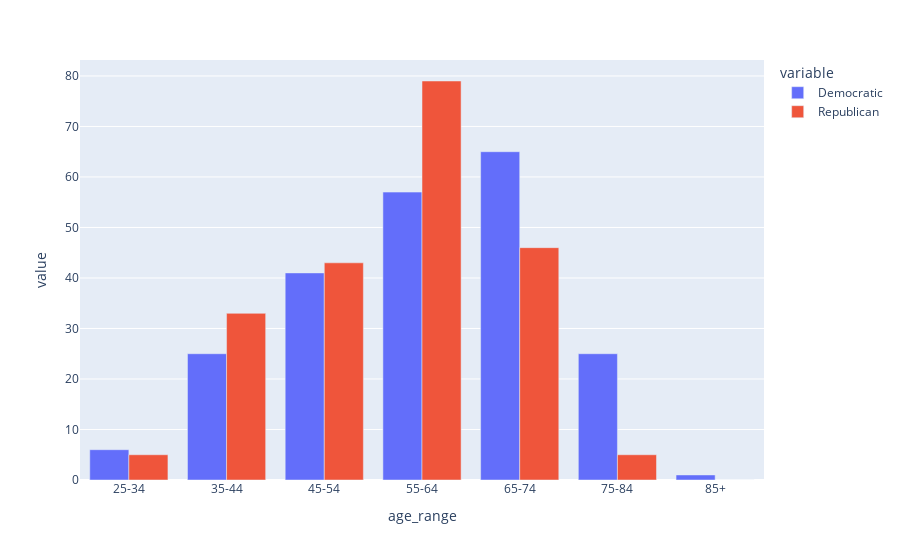

This figure's notebook cell:
### Code cell
#Testing for app
data2 = df.groupby(['age_range', 'party'])['name'].count()
data2 = data2.unstack(level=-1)
data2.reset_index(level=0, inplace=True)
fig2 = px.bar(data2, x='age_range', y=['Democratic','Republican'],
              barmode='group')
fig2

### Figure 1 — Plotly figure (JSON) as saved in the notebook; plotly's stock layout.template omitted (floating-point values rounded to 4 significant figures)
{"data": [{"alignmentgroup": "True", "hovertemplate": "variable=Democratic<br>age_range=%{x}<br>value=%{y}<extra></extra>", "legendgroup": "Democratic", "marker": {"color": "#636efa", "pattern": {"shape": ""}}, "name": "Democratic", "offsetgroup": "Democratic", "orientation": "v", "showlegend": true, "textposition": "auto", "type": "bar", "x": ["25-34", "35-44", "45-54", "55-64", "65-74", "75-84", "85+"], "xaxis": "x", "y": [6, 25, 41, 57, 65, 25, 1], "yaxis": "y"}, {"alignmentgroup": "True", "hovertemplate": "variable=Republican<br>age_range=%{x}<br>value=%{y}<extra></extra>", "legendgroup": "Republican", "marker": {"color": "#EF553B", "pattern": {"shape": ""}}, "name": "Republican", "offsetgroup": "Republican", "orientation": "v", "showlegend": true, "textposition": "auto", "type": "bar", "x": ["25-34", "35-44", "45-54", "55-64", "65-74", "75-84", "85+"], "xaxis": "x", "y": [5, 33, 43, 79, 46, 5, 0], "yaxis": "y"}], "layout": {"autosize": true, "barmode": "group", "legend": {"title": {"text": "variable"}, "tracegroupgap": 0}, "margin": {"t": 60}, "xaxis": {"anchor": "y", "autorange": true, "domain": [0, 1], "range": [-0.5, 6.5], "title": {"text": "age_range"}, "type": "category"}, "yaxis": {"anchor": "x", "autorange": true, "domain": [0, 1], "range": [0, 83.16], "title": {"text": "value"}, "type": "linear"}}}
